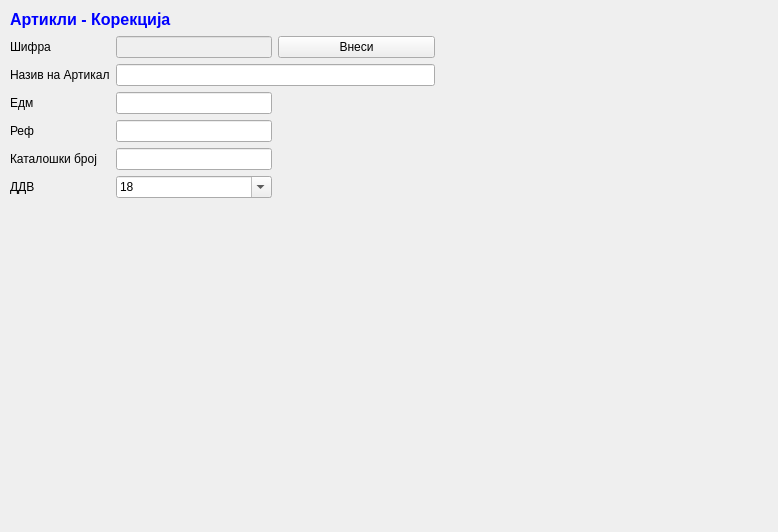
<?xml version="1.0" encoding="UTF-8"?>
<ui version="4.0">
 <class>ArtikliKorekcija</class>
 <widget class="QWidget" name="ArtikliKorekcija">
  <property name="geometry">
   <rect>
    <x>0</x>
    <y>0</y>
    <width>778</width>
    <height>532</height>
   </rect>
  </property>
  <property name="windowTitle">
   <string>Form</string>
  </property>
  <widget class="QWidget" name="layoutWidget">
   <property name="geometry">
    <rect>
     <x>10</x>
     <y>10</y>
     <width>581</width>
     <height>381</height>
    </rect>
   </property>
   <layout class="QGridLayout" name="gridLayout">
    <item row="0" column="2">
     <spacer name="horizontalSpacer_4">
      <property name="orientation">
       <enum>Qt::Horizontal</enum>
      </property>
      <property name="sizeHint" stdset="0">
       <size>
        <width>40</width>
        <height>20</height>
       </size>
      </property>
     </spacer>
    </item>
    <item row="0" column="3">
     <spacer name="horizontalSpacer_5">
      <property name="orientation">
       <enum>Qt::Horizontal</enum>
      </property>
      <property name="sizeHint" stdset="0">
       <size>
        <width>40</width>
        <height>20</height>
       </size>
      </property>
     </spacer>
    </item>
    <item row="1" column="0">
     <widget class="QLabel" name="label">
      <property name="text">
       <string>Шифра</string>
      </property>
     </widget>
    </item>
    <item row="1" column="1">
     <widget class="QLineEdit" name="sifraArtikalEdit">
      <property name="enabled">
       <bool>false</bool>
      </property>
      <property name="focusPolicy">
       <enum>Qt::StrongFocus</enum>
      </property>
     </widget>
    </item>
    <item row="1" column="2">
     <widget class="QPushButton" name="pushButton">
      <property name="focusPolicy">
       <enum>Qt::StrongFocus</enum>
      </property>
      <property name="text">
       <string>Внеси</string>
      </property>
      <property name="icon">
       <iconset>
        <normaloff>:/sterna/Resources/key_f9.png</normaloff>:/sterna/Resources/key_f9.png</iconset>
      </property>
     </widget>
    </item>
    <item row="2" column="0">
     <widget class="QLabel" name="label_2">
      <property name="text">
       <string>Назив на Артикал</string>
      </property>
     </widget>
    </item>
    <item row="3" column="0">
     <widget class="QLabel" name="label_3">
      <property name="text">
       <string>Едм</string>
      </property>
     </widget>
    </item>
    <item row="3" column="1">
     <widget class="QLineEdit" name="edmArtikalEdit">
      <property name="focusPolicy">
       <enum>Qt::StrongFocus</enum>
      </property>
     </widget>
    </item>
    <item row="4" column="0">
     <widget class="QLabel" name="label_4">
      <property name="text">
       <string>Реф</string>
      </property>
     </widget>
    </item>
    <item row="4" column="1">
     <widget class="QLineEdit" name="refArtikalEdit">
      <property name="focusPolicy">
       <enum>Qt::StrongFocus</enum>
      </property>
     </widget>
    </item>
    <item row="5" column="0">
     <widget class="QLabel" name="label_5">
      <property name="text">
       <string>Каталошки број</string>
      </property>
     </widget>
    </item>
    <item row="5" column="1">
     <widget class="QLineEdit" name="kataloskiArtikalEdit">
      <property name="focusPolicy">
       <enum>Qt::StrongFocus</enum>
      </property>
     </widget>
    </item>
    <item row="6" column="0">
     <widget class="QLabel" name="label_11">
      <property name="text">
       <string>ДДВ</string>
      </property>
     </widget>
    </item>
    <item row="6" column="1">
     <widget class="QComboBox" name="ddvCombo">
      <property name="focusPolicy">
       <enum>Qt::StrongFocus</enum>
      </property>
      <property name="editable">
       <bool>true</bool>
      </property>
      <property name="currentIndex">
       <number>2</number>
      </property>
      <item>
       <property name="text">
        <string>0</string>
       </property>
      </item>
      <item>
       <property name="text">
        <string>5</string>
       </property>
      </item>
      <item>
       <property name="text">
        <string>18</string>
       </property>
      </item>
     </widget>
    </item>
    <item row="7" column="0">
     <spacer name="verticalSpacer">
      <property name="orientation">
       <enum>Qt::Vertical</enum>
      </property>
      <property name="sizeHint" stdset="0">
       <size>
        <width>20</width>
        <height>40</height>
       </size>
      </property>
     </spacer>
    </item>
    <item row="2" column="1" colspan="2">
     <widget class="QLineEdit" name="nazivArtikalEdit">
      <property name="focusPolicy">
       <enum>Qt::StrongFocus</enum>
      </property>
      <property name="toolTip">
       <string/>
      </property>
     </widget>
    </item>
    <item row="0" column="0" colspan="2">
     <widget class="QLabel" name="label_6">
      <property name="text">
       <string>&lt;html&gt;&lt;head/&gt;&lt;body&gt;&lt;p&gt;&lt;span style=&quot; font-size:12pt; font-weight:600; color:#0000ff;&quot;&gt;Артикли - Корекција&lt;/span&gt;&lt;/p&gt;&lt;/body&gt;&lt;/html&gt;</string>
      </property>
     </widget>
    </item>
   </layout>
  </widget>
 </widget>
 <tabstops>
  <tabstop>sifraArtikalEdit</tabstop>
  <tabstop>nazivArtikalEdit</tabstop>
  <tabstop>edmArtikalEdit</tabstop>
  <tabstop>refArtikalEdit</tabstop>
  <tabstop>kataloskiArtikalEdit</tabstop>
  <tabstop>ddvCombo</tabstop>
  <tabstop>pushButton</tabstop>
 </tabstops>
 <resources/>
 <connections/>
</ui>
